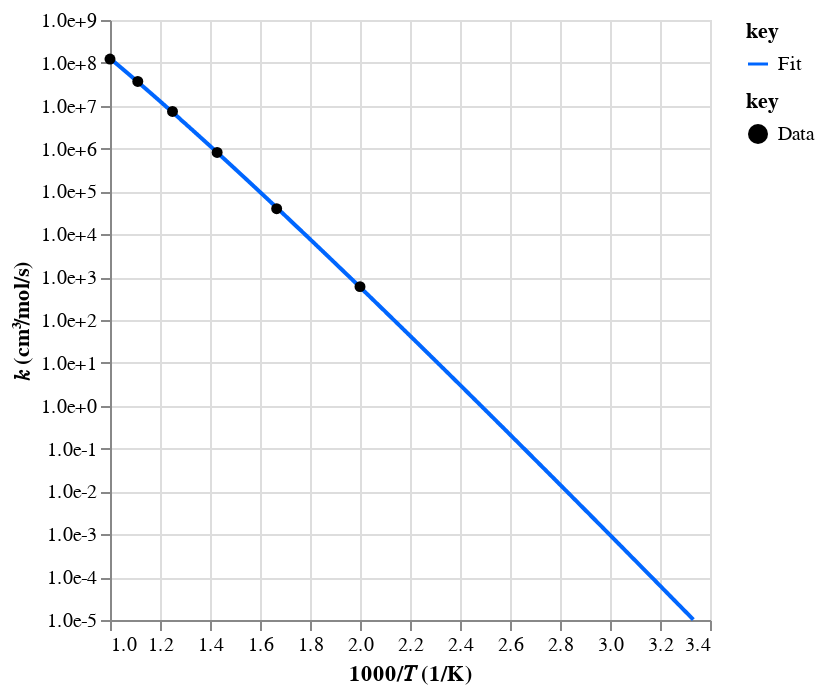
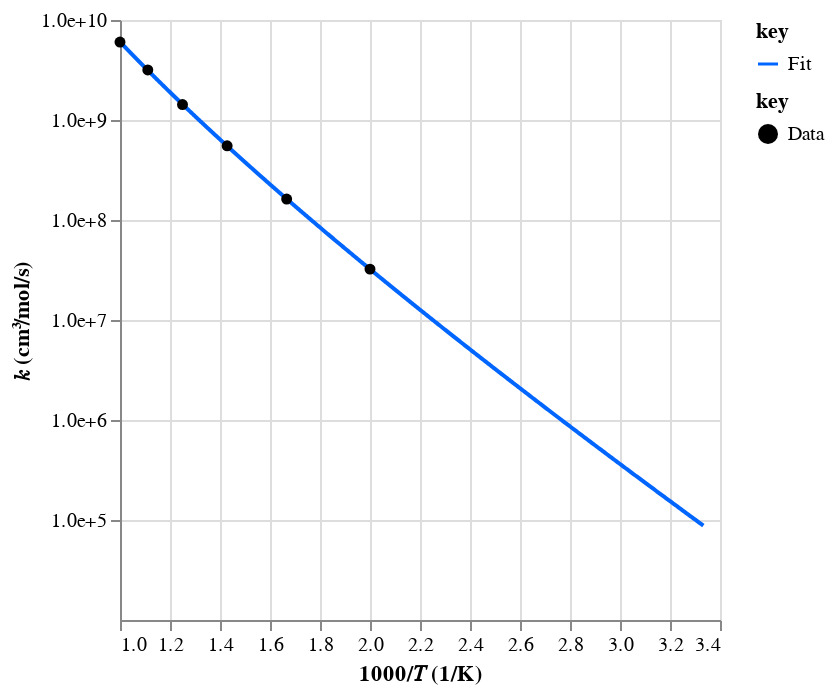
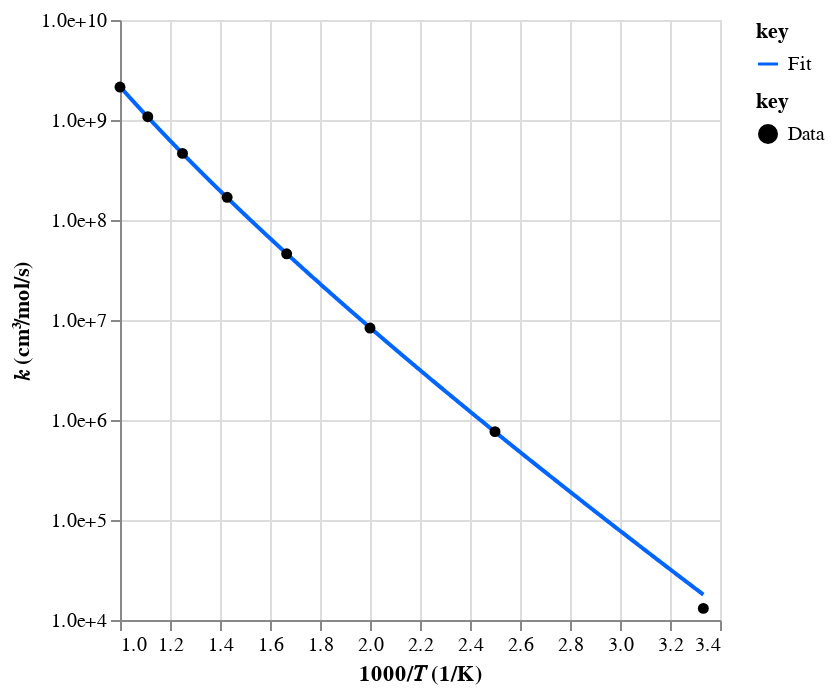
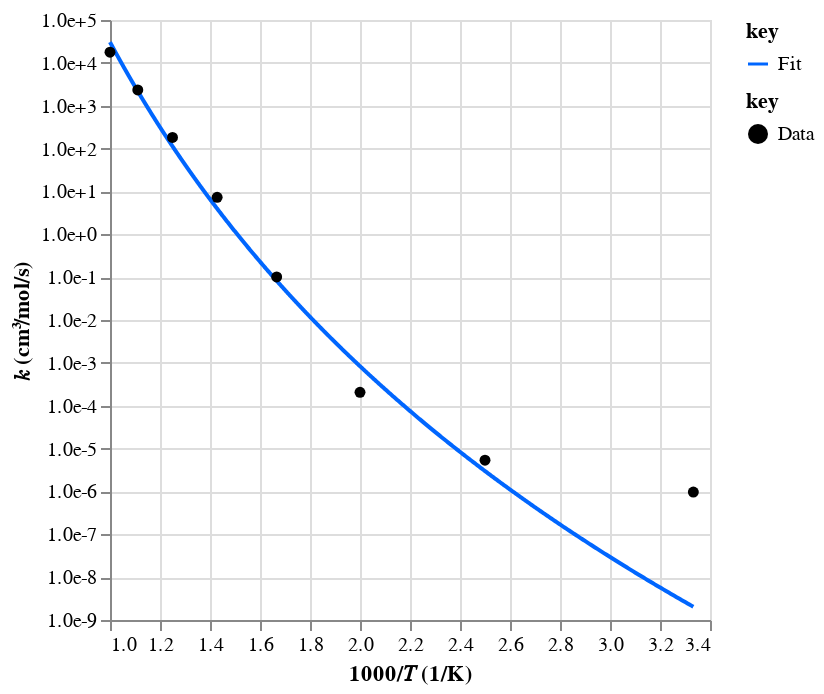

The notebook cell saved with these charts, in order:
### Code cell
print("Well-skipping rates:")
for rate_key in mess.surf.rate_keys(surf_out, direct=False):
    print(rate_key)
    rate = surf_out.rates[rate_key]
    rate_fit = surf_out.rate_fits[rate_key]
    display(
        ac.rate.data.display([rate, rate_fit], T_range=T_range, label=["Data", "Fit"])
    )
    key1, key2 = rate_key
    rev_rate_key = (key2, key1)
    min_rate_key = min(
        rate_key, rev_rate_key, key=lambda k: np.nanmedian(branch_frac_dct[k])
    )
    branch_frac_arr = branch_frac_dct[min_rate_key]
    branch_frac = np.nanmedian(branch_frac_arr)
    if rate_key == min_rate_key:
        print(f"Median branching fraction: {branch_frac}")
    else:
        print(f"Median branching fraction: {branch_frac} (reverse direction)")

    print(branch_frac_arr)
    print()

### Figure 1 — Vega-Lite specification as saved in the notebook (floating-point values rounded to 4 significant figures; data arrays with more than 128 entries replaced by an {"elided": "..."} marker saying what was removed)
{"config": {"view": {"continuousWidth": 300, "continuousHeight": 300}}, "layer": [{"data": {"name": "data-771d9593b99cab556a1b921dde859bac"}, "mark": {"type": "line"}, "encoding": {"color": {"field": "key", "scale": {"domain": ["Fit"], "range": ["#0066ff"]}, "type": "nominal"}, "x": {"field": "x", "scale": {"zero": false}, "title": "1000/𝑇 (1/K)", "type": "quantitative"}, "y": {"axis": {"format": ".1e", "values": [1e-05, 0.0001, 0.001, 0.01, 0.1, 1, 10, 100, 1000, 10000, 100000, 1000000, 10000000, 100000000, 1000000000]}, "field": "value", "scale": {"type": "log"}, "title": "𝑘 (cm³/mol/s)", "type": "quantitative"}}, "transform": [{"fold": ["Fit"]}]}, {"data": {"name": "data-db0b4c97726f7ff29425c2994d253f6e"}, "mark": {"type": "point", "filled": true, "opacity": 1}, "encoding": {"color": {"field": "key", "scale": {"domain": ["Data"], "range": ["#000000"]}, "type": "nominal"}, "x": {"field": "x", "scale": {"zero": false}, "title": "1000/𝑇 (1/K)", "type": "quantitative"}, "y": {"axis": {"format": ".1e", "values": [1, 10, 100, 1000, 10000, 100000, 1000000, 10000000, 100000000, 1000000000]}, "field": "value", "scale": {"type": "log"}, "title": "𝑘 (cm³/mol/s)", "type": "quantitative"}}, "transform": [{"fold": ["Data"]}]}], "resolve": {"scale": {"color": "independent"}}, "$schema": "https://vega.github.io/schema/vega-lite/v5.20.1.json", "datasets": {"data-771d9593b99cab556a1b921dde859bac": {"elided": "1000 records"}, "data-db0b4c97726f7ff29425c2994d253f6e": [{"x": 3.333, "Data": null}, {"x": 2.5, "Data": null}, {"x": 2.0, "Data": 600.4}, {"x": 1.667, "Data": 39510.0}, {"x": 1.429, "Data": 813000.0}, {"x": 1.25, "Data": 7347000.0}, {"x": 1.111, "Data": 36800000.0}, {"x": 1.0, "Data": 122900000.0}]}}

### Figure 2 — Vega-Lite specification as saved in the notebook (floating-point values rounded to 4 significant figures; data arrays with more than 128 entries replaced by an {"elided": "..."} marker saying what was removed)
{"config": {"view": {"continuousWidth": 300, "continuousHeight": 300}}, "layer": [{"data": {"name": "data-1668e7eee935e328dd4fb305ccaa71fe"}, "mark": {"type": "line"}, "encoding": {"color": {"field": "key", "scale": {"domain": ["Fit"], "range": ["#0066ff"]}, "type": "nominal"}, "x": {"field": "x", "scale": {"zero": false}, "title": "1000/𝑇 (1/K)", "type": "quantitative"}, "y": {"axis": {"format": ".1e", "values": [100000, 1000000, 10000000, 100000000, 1000000000, 10000000000, 100000000000]}, "field": "value", "scale": {"type": "log"}, "title": "𝑘 (cm³/mol/s)", "type": "quantitative"}}, "transform": [{"fold": ["Fit"]}]}, {"data": {"name": "data-e3c255a9ac14d66f55c90f1812cfd1f4"}, "mark": {"type": "point", "filled": true, "opacity": 1}, "encoding": {"color": {"field": "key", "scale": {"domain": ["Data"], "range": ["#000000"]}, "type": "nominal"}, "x": {"field": "x", "scale": {"zero": false}, "title": "1000/𝑇 (1/K)", "type": "quantitative"}, "y": {"axis": {"format": ".1e", "values": [1, 10, 100, 1000, 10000, 100000, 1000000, 10000000, 100000000, 1000000000, 10000000000, 100000000000]}, "field": "value", "scale": {"type": "log"}, "title": "𝑘 (cm³/mol/s)", "type": "quantitative"}}, "transform": [{"fold": ["Data"]}]}], "resolve": {"scale": {"color": "independent"}}, "$schema": "https://vega.github.io/schema/vega-lite/v5.20.1.json", "datasets": {"data-1668e7eee935e328dd4fb305ccaa71fe": {"elided": "1000 records"}, "data-e3c255a9ac14d66f55c90f1812cfd1f4": [{"x": 3.333, "Data": null}, {"x": 2.5, "Data": null}, {"x": 2.0, "Data": 32280000.0}, {"x": 1.667, "Data": 162000000.0}, {"x": 1.429, "Data": 551600000.0}, {"x": 1.25, "Data": 1427000000.0}, {"x": 1.111, "Data": 3168000000.0}, {"x": 1.0, "Data": 6022000000.0}]}}

### Figure 3 — Vega-Lite specification as saved in the notebook (floating-point values rounded to 4 significant figures; data arrays with more than 128 entries replaced by an {"elided": "..."} marker saying what was removed)
{"config": {"view": {"continuousWidth": 300, "continuousHeight": 300}}, "layer": [{"data": {"name": "data-22d134ff5540028837cb6e76032197ae"}, "mark": {"type": "line"}, "encoding": {"color": {"field": "key", "scale": {"domain": ["Fit"], "range": ["#0066ff"]}, "type": "nominal"}, "x": {"field": "x", "scale": {"zero": false}, "title": "1000/𝑇 (1/K)", "type": "quantitative"}, "y": {"axis": {"format": ".1e", "values": [10000, 100000, 1000000, 10000000, 100000000, 1000000000, 10000000000]}, "field": "value", "scale": {"type": "log"}, "title": "𝑘 (cm³/mol/s)", "type": "quantitative"}}, "transform": [{"fold": ["Fit"]}]}, {"data": {"name": "data-e2a665e99131bdff782dab390533390b"}, "mark": {"type": "point", "filled": true, "opacity": 1}, "encoding": {"color": {"field": "key", "scale": {"domain": ["Data"], "range": ["#000000"]}, "type": "nominal"}, "x": {"field": "x", "scale": {"zero": false}, "title": "1000/𝑇 (1/K)", "type": "quantitative"}, "y": {"axis": {"format": ".1e", "values": [10000, 100000, 1000000, 10000000, 100000000, 1000000000, 10000000000]}, "field": "value", "scale": {"type": "log"}, "title": "𝑘 (cm³/mol/s)", "type": "quantitative"}}, "transform": [{"fold": ["Data"]}]}], "resolve": {"scale": {"color": "independent"}}, "$schema": "https://vega.github.io/schema/vega-lite/v5.20.1.json", "datasets": {"data-22d134ff5540028837cb6e76032197ae": {"elided": "1000 records"}, "data-e2a665e99131bdff782dab390533390b": [{"x": 3.333, "Data": 13070.0}, {"x": 2.5, "Data": 764800.0}, {"x": 2.0, "Data": 8311000.0}, {"x": 1.667, "Data": 45890000.0}, {"x": 1.429, "Data": 168600000.0}, {"x": 1.25, "Data": 463700000.0}, {"x": 1.111, "Data": 1078000000.0}, {"x": 1.0, "Data": 2138000000.0}]}}

### Figure 4 — Vega-Lite specification as saved in the notebook (floating-point values rounded to 4 significant figures; data arrays with more than 128 entries replaced by an {"elided": "..."} marker saying what was removed)
{"config": {"view": {"continuousWidth": 300, "continuousHeight": 300}}, "layer": [{"data": {"name": "data-2ea0ea51453ba96f5d207648047852ca"}, "mark": {"type": "line"}, "encoding": {"color": {"field": "key", "scale": {"domain": ["Fit"], "range": ["#0066ff"]}, "type": "nominal"}, "x": {"field": "x", "scale": {"zero": false}, "title": "1000/𝑇 (1/K)", "type": "quantitative"}, "y": {"axis": {"format": ".1e", "values": [1e-09, 1e-08, 1e-07, 1e-06, 1e-05, 0.0001, 0.001, 0.01, 0.1, 1, 10, 100, 1000, 10000, 100000]}, "field": "value", "scale": {"type": "log"}, "title": "𝑘 (cm³/mol/s)", "type": "quantitative"}}, "transform": [{"fold": ["Fit"]}]}, {"data": {"name": "data-718a51836c97e341a611e6d38ce38d23"}, "mark": {"type": "point", "filled": true, "opacity": 1}, "encoding": {"color": {"field": "key", "scale": {"domain": ["Data"], "range": ["#000000"]}, "type": "nominal"}, "x": {"field": "x", "scale": {"zero": false}, "title": "1000/𝑇 (1/K)", "type": "quantitative"}, "y": {"axis": {"format": ".1e", "values": [1e-06, 1e-05, 0.0001, 0.001, 0.01, 0.1, 1, 10, 100, 1000, 10000, 100000]}, "field": "value", "scale": {"type": "log"}, "title": "𝑘 (cm³/mol/s)", "type": "quantitative"}}, "transform": [{"fold": ["Data"]}]}], "resolve": {"scale": {"color": "independent"}}, "$schema": "https://vega.github.io/schema/vega-lite/v5.20.1.json", "datasets": {"data-2ea0ea51453ba96f5d207648047852ca": {"elided": "1000 records"}, "data-718a51836c97e341a611e6d38ce38d23": [{"x": 3.333, "Data": 9.696e-07}, {"x": 2.5, "Data": 5.354e-06}, {"x": 2.0, "Data": 0.000206}, {"x": 1.667, "Data": 0.1012}, {"x": 1.429, "Data": 7.287}, {"x": 1.25, "Data": 181.9}, {"x": 1.111, "Data": 2331.0}, {"x": 1.0, "Data": 17710.0}]}}
